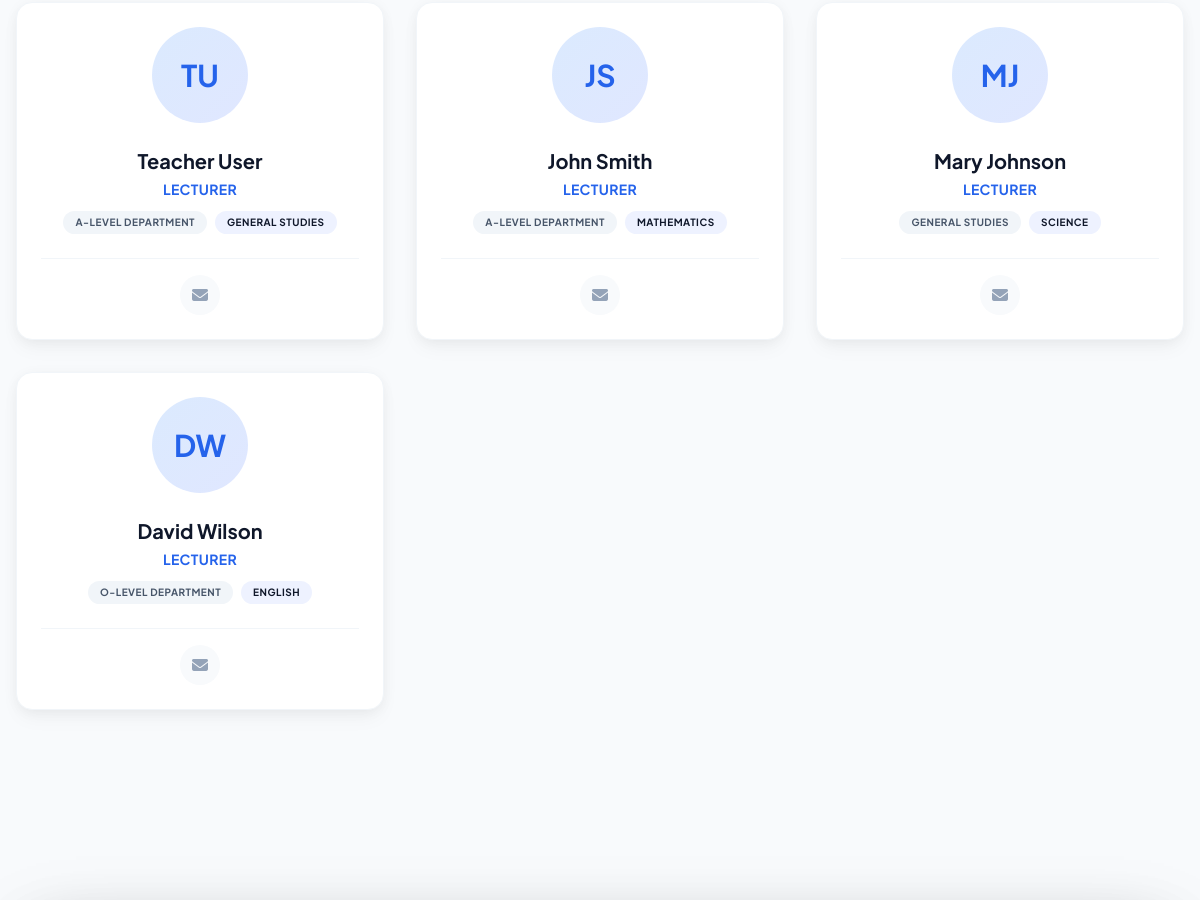
/faculty/ (middle part), run on an earlier commit of the app's database.
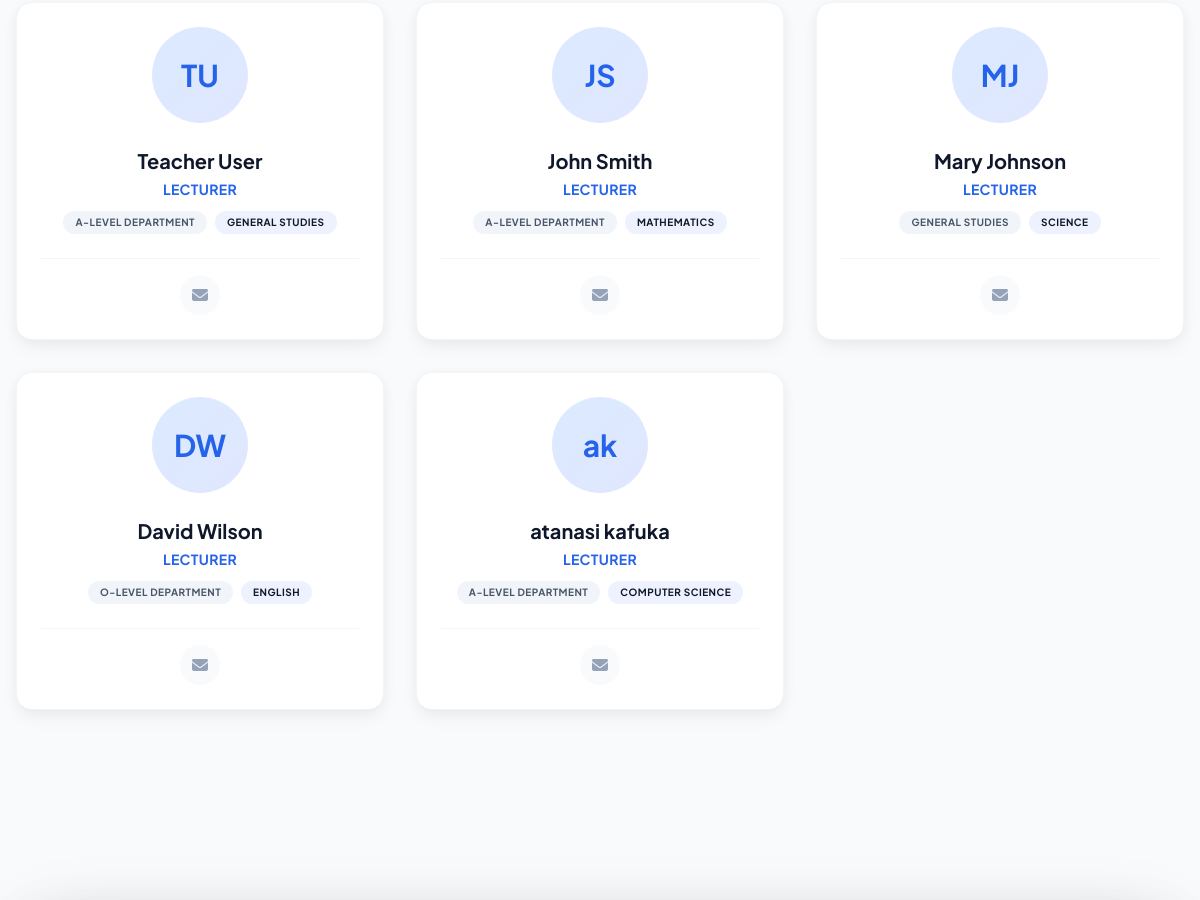
And on a later commit of the database.
### core/models.py (models this page shows, shortened)
class FacultyProfile(models.Model):
    DESIGNATION_CHOICES = [
        ('prof', _('Professor')),
        ('assoc_prof', _('Associate Professor')),
        ('asst_prof', _('Assistant Professor')),
        ('lecturer', _('Lecturer')),
    ]
    user = models.OneToOneField(User, on_delete=models.CASCADE, related_name='faculty_profile')
    employee_id = models.CharField(max_length=20, unique=True, blank=True)
    department = models.ForeignKey(Department, on_delete=models.CASCADE)
    designation = models.CharField(max_length=MAX_NAME_LENGTH, choices=DESIGNATION_CHOICES)
    specialization = models.CharField(max_length=200, blank=True)
    joining_date = models.DateField(auto_now_add=True)
    profile_picture = models.ImageField(upload_to='faculty_pics/', blank=True, null=True)

class User(AbstractUser):
    ROLE_CHOICES = [
        ('student', _('Student')),
        ('teacher', _('Teacher')),
        ('headmaster', _('Head of School')),
    ]
    role = models.CharField(max_length=20, choices=ROLE_CHOICES, default='student')
    is_student = models.BooleanField(default=False)
    is_faculty = models.BooleanField(default=False)
    is_parent = models.BooleanField(default=False)
    is_headmaster = models.BooleanField(default=False)
    profile_picture = models.ImageField(upload_to='profile_pictures/', blank=True, null=True)
    groups = models.ManyToManyField(
        Group,
        verbose_name=_('groups'),
        blank=True,
        related_name='custom_user_set',
        related_query_name='custom_user',
    )
    user_permissions = models.ManyToManyField(
        Permission,
        verbose_name=_('user permissions'),
        blank=True,
        related_name='custom_user_set',
        related_query_name='custom_user',
    )

class Department(models.Model):
    EDUCATION_LEVEL_CHOICES = [
        ('olevel', 'O-Level (Form 1-4)'),
        ('alevel', 'A-Level (Form 5-6)'),
        ('primary', 'Primary School'),
        ('tertiary', 'Tertiary/University'),
    ]
    code = models.CharField(max_length=10, unique=True)
    name = models.CharField(max_length=MAX_NAME_LENGTH)
    education_level = models.CharField(max_length=10, choices=EDUCATION_LEVEL_CHOICES, default='olevel')
    slug = models.SlugField(max_length=120, unique=True, blank=True)
    description = models.TextField(blank=True)
    class Meta:
        ordering = ['name']
        indexes = [models.Index(fields=['code'])]

### core/views.py (the view)
# urls.py: path('faculty/', views.FacultyListView.as_view(), name='faculty_list'),
class FacultyListView(ListView):
    model = FacultyProfile
    template_name = 'core/faculty_list.html'  # Update with your actual template path
    context_object_name = 'faculties'
    def get_queryset(self):
        return FacultyProfile.objects.select_related('user').all()

### templates/core/faculty_list.html (shortened to what this page needs)
{% extends "core/base.html" %}
{% load static %}
{% block content %}
<div class="max-w-7xl mx-auto px-4 py-24">
    <div class="grid md:grid-cols-2 lg:grid-cols-3 xl:grid-cols-4 gap-8">
        {% for faculty in faculties %}
        <div class="card-premium p-6 hover:bg-white transition-all group flex flex-col items-center text-center">
            <div class="w-24 h-24 mb-6 rounded-full overflow-hidden border-4 border-slate-50 bg-slate-100 flex items-center justify-center group-hover:border-blue-100 transition-all">
                {% if faculty.profile_picture %}
                    <img src="{{ faculty.profile_picture.url }}" alt="{{ faculty.user.get_full_name }}" class="w-full h-full object-cover">
                {% else %}
                    <div class="w-full h-full bg-gradient-to-br from-blue-100 to-indigo-100 text-blue-600 flex items-center justify-center text-3xl font-bold">
                        {{ faculty.user.first_name.0 }}{{ faculty.user.last_name.0 }}
                    </div>
                {% endif %}
            </div>
            <h3 class="text-xl font-bold text-slate-900 mb-1 group-hover:text-blue-600 transition-colors">{{ faculty.user.get_full_name|default:faculty.user.username }}</h3>
            <p class="text-blue-600 text-sm font-bold tracking-wide uppercase mb-3">
                {{ faculty.get_designation_display|default:faculty.designation|title }}
            </p>
            <div class="flex flex-wrap justify-center gap-2 mb-6">
                <span class="px-3 py-1 bg-slate-100 text-slate-600 text-[10px] font-bold rounded-full uppercase tracking-wider">
                    {{ faculty.department.name|default:"General Dept" }}
                </span>
                {% if faculty.specialization %}
                <span class="px-3 py-1 bg-indigo-50 text-indigo-700 text-[10px] font-bold rounded-full uppercase tracking-wider">
                    {{ faculty.specialization|truncatechars:20 }}
                </span>
                {% endif %}
            </div>
            <div class="mt-auto w-full pt-4 border-t border-slate-100 flex justify-center space-x-4">
                <a href="mailto:{{ faculty.user.email }}" class="w-10 h-10 rounded-full bg-slate-50 flex items-center justify-center text-slate-400 hover:bg-blue-600 hover:text-white transition-all" title="Email {{ faculty.user.get_full_name }}">
                    <i class="fas fa-envelope"></i>
                </a>
            </div>
        </div>
        {% endfor %}
    </div>
</div>
<div class="bg-slate-50 py-24">
</div>
{% endblock %}

What changed in the data, as far as the page shows it:
added FacultyProfile: user.first_name.0 "a", user.last_name.0 "k", user.get_full_name "atanasi kafuka", designation "LECTURER", department.name "A-LEVEL DEPARTMENT", specialization "COMPUTER SCIENCE"
